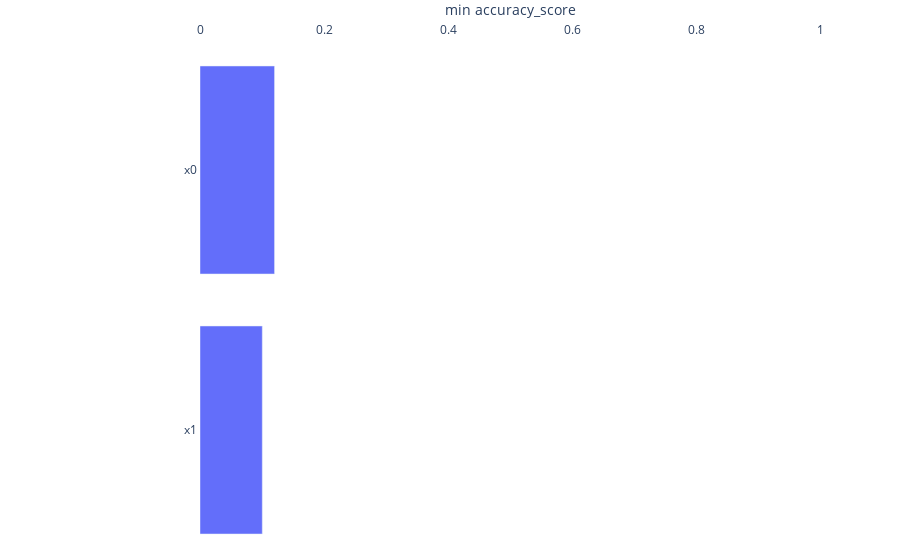

The code cell stored with this chart in its notebook:
### Code cell
explainer.plot_performance_ranking(X, [0, 0, 1], y_pred, metrics.accuracy_score, "min", inline=True)

### Figure 1 — Plotly figure (JSON) as saved in the notebook; plotly's stock layout.template omitted (floating-point values rounded to 4 significant figures)
{"data": [{"hoverinfo": "x", "orientation": "h", "type": "bar", "x": [0.1004, 0.1202], "y": ["x1", "x0"]}], "layout": {"margin": {"b": 0, "l": 200, "t": 40}, "plot_bgcolor": "white", "xaxis": {"fixedrange": true, "range": [0, 1], "showline": true, "side": "top", "title": {"text": "min accuracy_score"}, "zeroline": false}, "yaxis": {"fixedrange": true, "showline": true, "zeroline": false}}}
